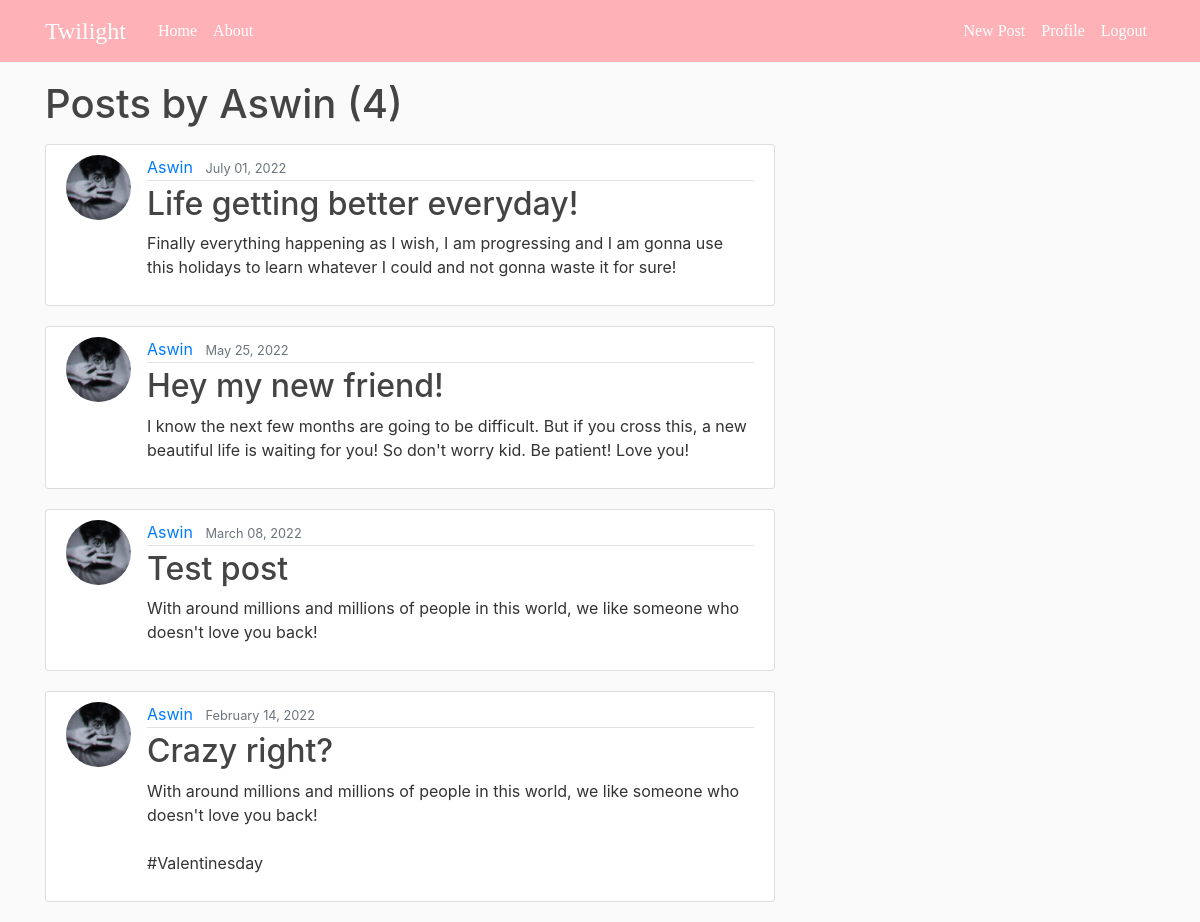
The page /user/Aswin (signed in) on the database its author committed.
### blog/models.py (models this page shows, shortened)
class Post(models.Model):
    title = models.CharField(max_length=100)
    content = models.TextField()
    date_posted = models.DateTimeField(default=timezone.now)
    author = models.ForeignKey(User, on_delete=models.CASCADE)
    likes = models.ManyToManyField(User, related_name='blog_posts')

### users/models.py (models this page shows, shortened)
class Profile(models.Model):
    user = models.OneToOneField(User, on_delete=models.CASCADE)
    image = models.ImageField(default='default.jpg', upload_to='profile_pics')

### blog/views.py (the view)
# urls.py: path('user/<str:username>', UserPostListView.as_view(), name='user-posts'),
class UserPostListView(ListView):
    model = Post
    template_name = 'blog/user_posts.html'  # <app>/<model>_<viewtype>.html
    context_object_name = 'posts'
    paginate_by = 5
    def get_queryset(self):
        user = get_object_or_404(User, username=self.kwargs.get('username'))
        return Post.objects.filter(author=user).order_by('-date_posted')

### blog/templates/blog/user_posts.html (shortened to what this page needs)
{% extends "blog/base.html" %}
{% block content %}
    <h1 class="mb-3">Posts by {{ view.kwargs.username }} ({{ page_obj.paginator.count }})</h1>
    {% for post in posts %}
        <article class="media content-section">
          <img class="rounded-circle article-img" src="{{ post.author.profile.image.url }}">
          <div class="media-body">
            <div class="article-metadata">
              <a class="mr-2" href="{% url 'user-posts' post.author.username %}">{{ post.author }}</a>
              <small class="text-muted">{{ post.date_posted|date:"F d, Y" }}</small>
            </div>
            <h2><a class="article-title" href="{% url 'post-detail' post.id %}">{{ post.title }}</a></h2>
            <p class="article-content">{{ post.content }}</p>
          </div>
        </article>
    {% endfor %}
{% endblock content %}

### blog/static/blog/main.css (style rules this page uses)
body { background: #fafafa; color: #333333; margin-top: 5rem; }
h1, h2, h3, h4, h5, h6 { color: #444444; }
.content-section { background: #ffffff; padding: 10px 20px; border: 1px solid #dddddd; border-radius: 3px; margin-bottom: 20px; }
.article-title { color: #444444; }
.article-content { white-space: pre-line; }
.article-img { height: 65px; width: 65px; margin-right: 16px; }
.article-metadata { padding-bottom: 1px; margin-bottom: 4px; border-bottom: 1px solid #e3e3e3 }

### rows shown on the page
Post: author.profile.image (picture), author "Aswin", date_posted "July 01, 2022", title "Life getting better everyday!", content "Finally everything happening as I wish, I am progressing and I am gonna use this holidays to learn whatever I could and not gonna waste it for sure!"
Post: author.profile.image (picture), author "Aswin", date_posted "May 25, 2022", title "Hey my new friend!", content "I know the next few months are going to be difficult. But if you cross this, a new beautiful life is waiting for you! So don't worry kid. Be patient! Love you!"
Post: author.profile.image (picture), author "Aswin", date_posted "March 08, 2022", title "Test post", content "With around millions and millions of people in this world, we like someone who doesn't love you back!"
Post: author.profile.image (picture), author "Aswin", date_posted "February 14, 2022", title "Crazy right?", content "With around millions and millions of people in this world, we like someone who doesn't love you back! #Valentinesday"

### other values the page prints
{{ view.kwargs.username }} "Aswin"
{{ page_obj.paginator.count }} "4"
